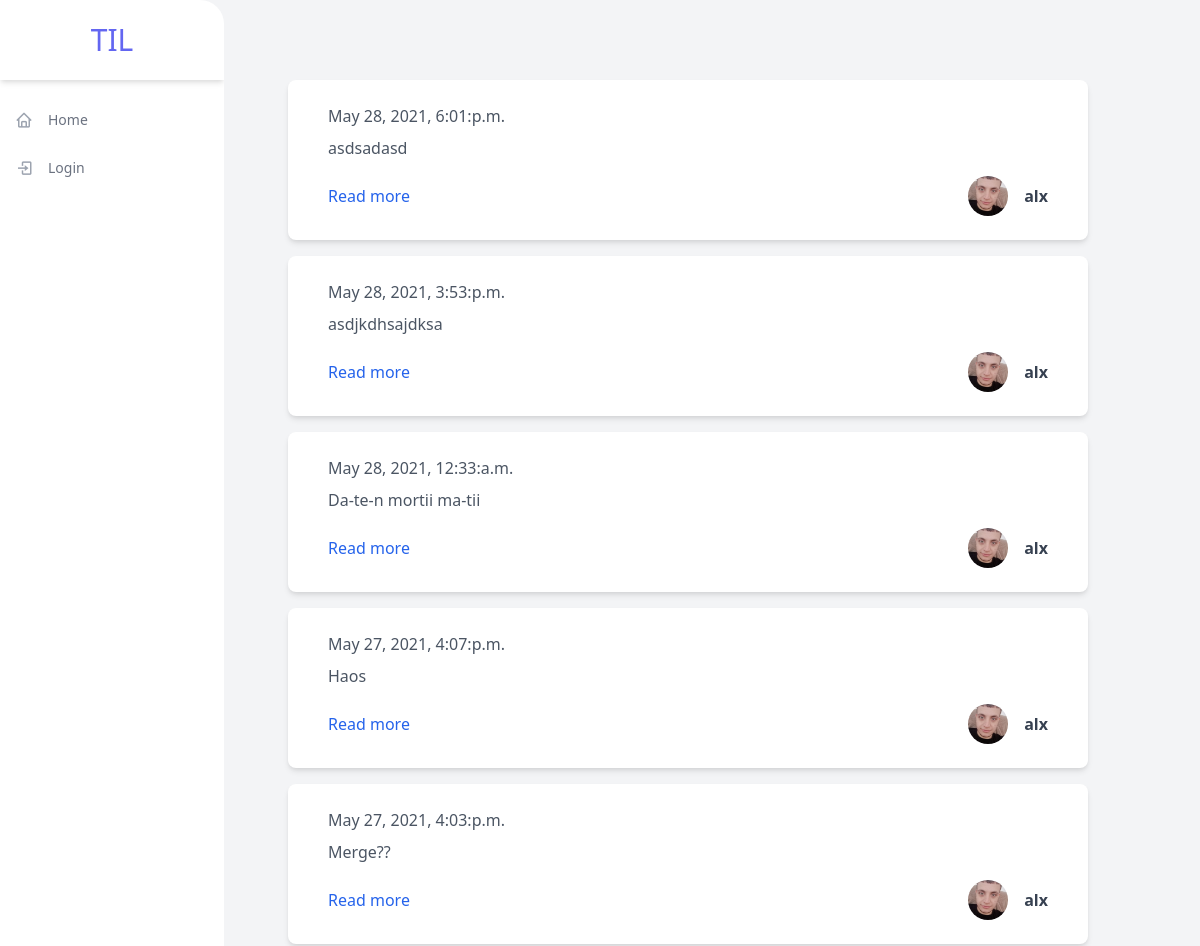
Before: / (upper part) with the older database file.
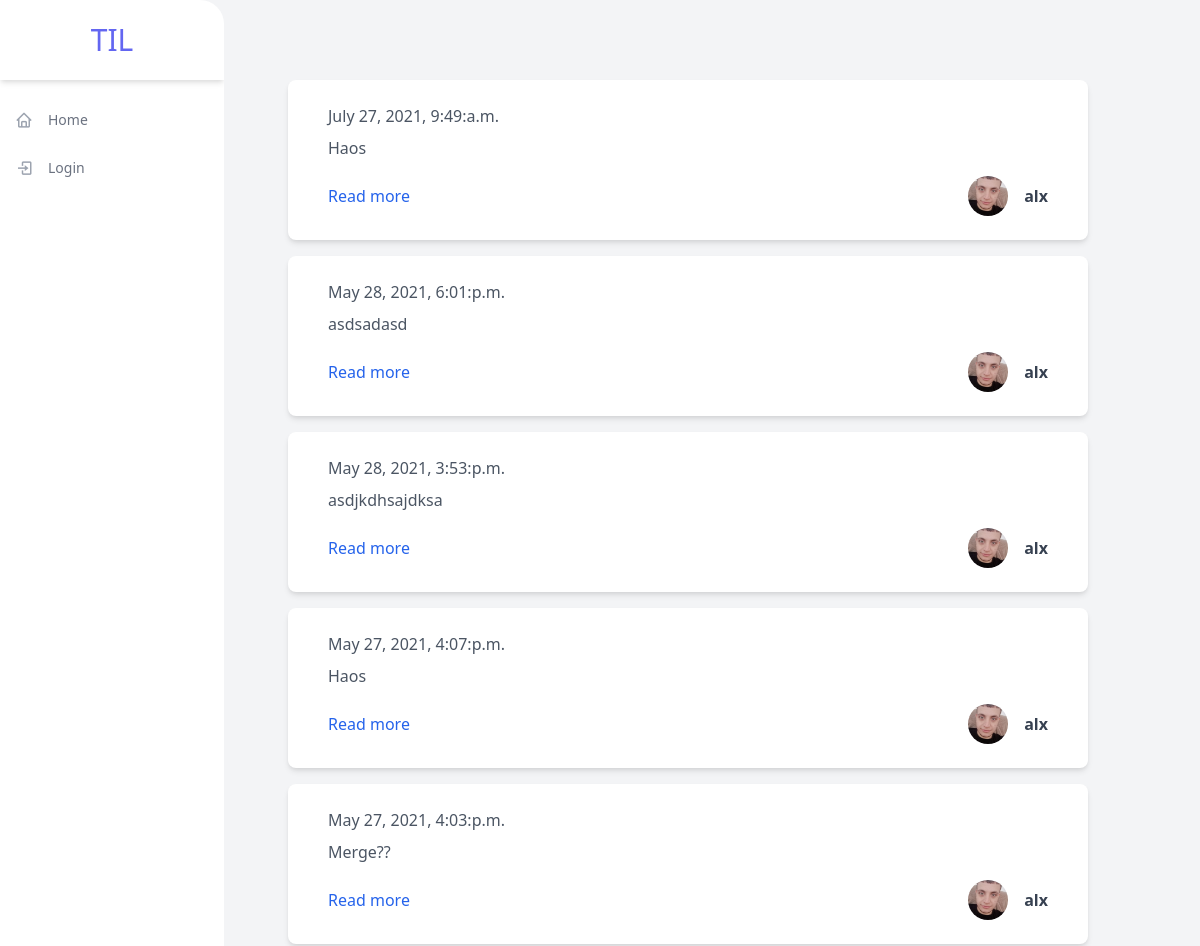
After: the same page with the newer database file.
### feed/models.py (models this page shows, shortened)
class Post(models.Model):
    text = models.CharField(max_length=240)
    date = models.DateTimeField(auto_now = True)
    author= models.ForeignKey(
        User,
        on_delete=models.CASCADE,
    )

### feed/views.py (the view)
# urls.py: path("", views.HomePage.as_view(), name="index"),
class HomePage(TemplateView):
    http_method_names = ["get"]
    template_name = "feed/homepage.html"
    def dispatch(self, request, *args, **kwargs):
        self.request = request
        return super().dispatch(request, *args, **kwargs)
    def get_context_data(self, *args, **kwargs):
        context = super().get_context_data(*args, **kwargs)
        if self.request.user.is_authenticated:
            following = list(Follower.objects.filter(followed_by=self.request.user).values_list('following', flat = True))
            if not following:
                posts = Post.objects.all().order_by('-id')[0:30]
            else:
                posts = Post.objects.filter(author__in=following).order_by('-id')[0:60]
        else:
            posts = Post.objects.all().order_by('-id')[0:30]
        context['posts'] = posts
        return context

### feed/templates/feed/homepage.html (shortened to what this page needs)
{% extends 'base.html' %}
{%block body%}
    <div id="posts-container">
        {% for post in posts %}
            {% include "includes/post.html" with post=post show_detail_link=True %}
        {% endfor %}
    </div>
{%endblock%}

### til/templates/base.html (shortened to what this page needs)
{% load static %}
<!DOCTYPE html>
<html lang="en">
<head>
    <link href="https://unpkg.com/tailwindcss@^2/dist/tailwind.min.css" rel="stylesheet">
    <link rel="stylesheet" href="https://unpkg.com/boxicons@2.0.7/css/boxicons.min.css" />
</head>
<body>
<div class="min-h-screen flex flex-row bg-gray-100">
  <div class="flex flex-col w-56 bg-white rounded-r-3xl overflow-hidden">
    <div class="flex items-center justify-center h-20 shadow-md">
      <h1 class="text-3xl uppercase text-indigo-500">TIL</h1>
    </div>
    <ul class="flex flex-col py-4">
      <li>
        <a href="/" class="flex flex-row items-center h-12 transform hover:translate-x-2 transition-transform ease-in duration-200 text-gray-500 hover:text-gray-800">
          <span class="inline-flex items-center justify-center h-12 w-12 text-lg text-gray-400"><i class="bx bx-home"></i></span>
          <span class="text-sm font-medium">Home</span>
        </a>
      </li>
      {% if request.user.is_authenticated %}
      <li>
        <a href="{% url 'feed:new_post' %}" class="flex flex-row items-center h-12 transform hover:translate-x-2 transition-transform ease-in duration-200 text-gray-500 hover:text-gray-800 js-toggle-modal">
          <span class="inline-flex items-center justify-center h-12 w-12 text-lg text-gray-400"><i class="bx bx-layer-plus"></i></span>
          <span class="text-sm font-medium">New Post!</span>
        </a>
      </li>
      <li>
        <a href="{% url 'account_logout' %}" class="flex flex-row items-center h-12 transform hover:translate-x-2 transition-transform ease-in duration-200 text-gray-500 hover:text-gray-800">
          <span class="inline-flex items-center justify-center h-12 w-12 text-lg text-gray-400"><i class="bx bx-log-out"></i></span>
          <span class="text-sm font-medium">Logout</span>
        </a>
      </li>
      {% else %}
        <li>
            <a href="{% url 'account_login' %}" class="flex flex-row items-center h-12 transform hover:translate-x-2 transition-transform ease-in duration-200 text-gray-500 hover:text-gray-800">
              <span class="inline-flex items-center justify-center h-12 w-12 text-lg text-gray-400"><i class="bx bx-log-in"></i></span>
              <span class="text-sm font-medium">Login</span>
            </a>
        </li>
      {% endif %}
    </ul>
  </div>
  <div class="p-16">
    {%block body%}{%endblock%}
  </div>
</body>
</html>

### til/templates/includes/post.html (shortened to what this page needs)
{% load thumbnail %}
<div class="max-w-4xl px-10 my-4 py-6 bg-white rounded-lg shadow-md" style="width: 50rem">
    <div class="flex justify-between items-center">
        <span class="font-light text-gray-600">{{post.date|date:"F j, Y, g:i:a"}}</span>
    </div>
    <div class="mt-2">
        <p class="mt-2 text-gray-600">{{post.text}}</p>
    </div>
    <div class="flex justify-between items-center mt-4">
        {% if  show_detail_link %}
            <a class="text-blue-600 hover:underline" href="{% url 'feed:detail' post.id %}">
                Read more
            </a>
        {% else %}
            <span>&nbsp</span>
        {% endif %}
        <div>
            <a class="flex items-center" href="{% url 'profiles:detail' post.author.username %}">
                {% thumbnail post.author.profile.image "373x372" crop="center" as im %}
                    <img class="mx-4 w-10 h-10 object-cover rounded-full hidden sm:block" src="{{im.url}}" alt="avatar">
                {% endthumbnail %}
                <h1 class="text-gray-700 font-bold">{{post.author.username}}</h1>
            </a>
        </div>
    </div>
</div>

Changed rows visible on the page:
removed Post: date "May 28, 2021, 12:33:a.m.", text "Da-te-n mortii ma-tii", author.username "alx"
added Post: date "July 27, 2021, 9:49:a.m.", text "Haos", author.username "alx"
